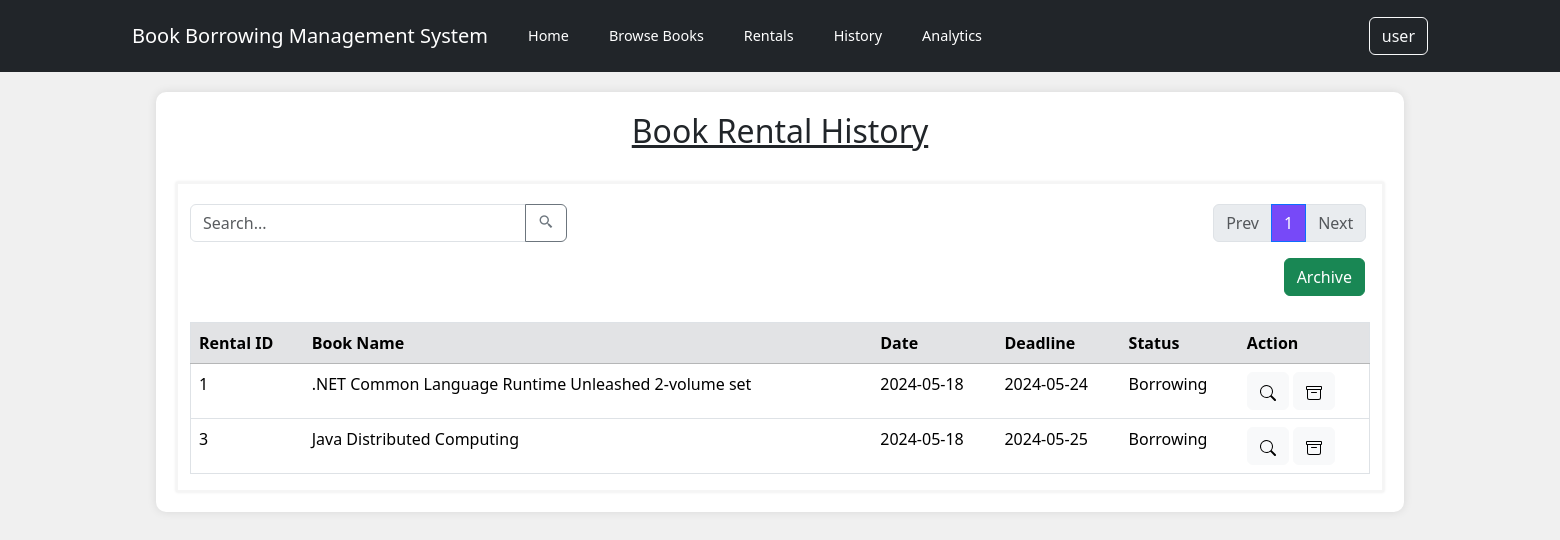
/reservationHistory.php (signed in), run on an earlier commit of the app's database.
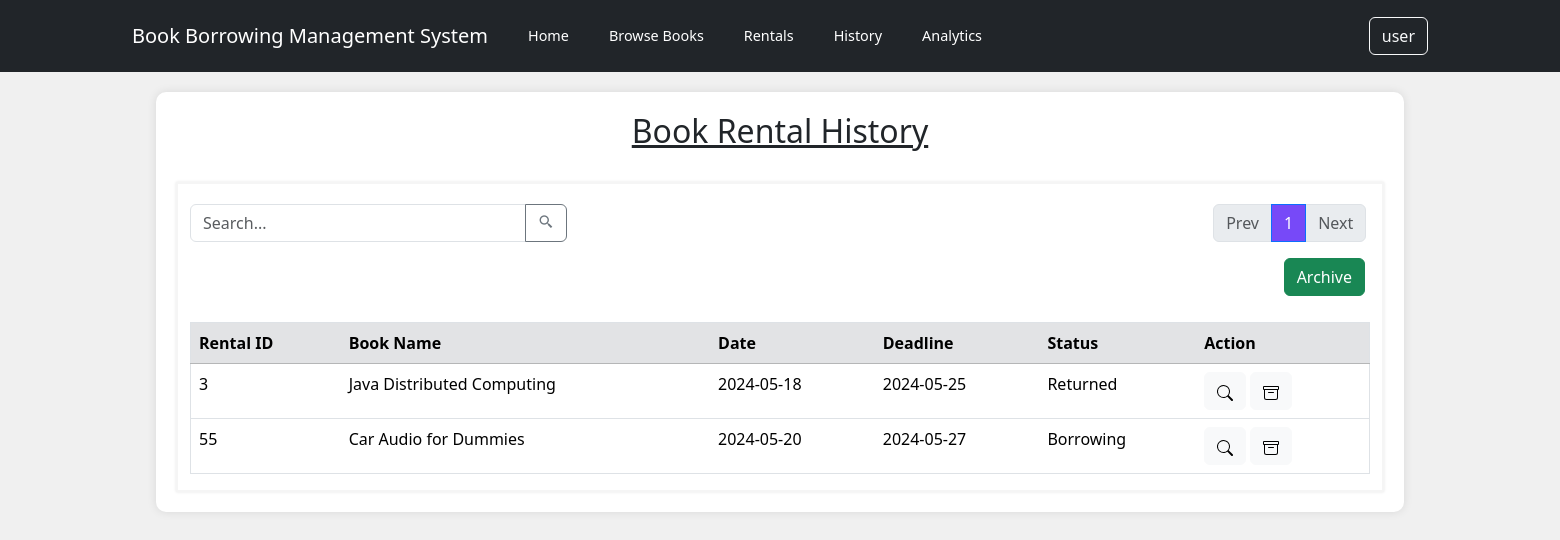
And on a later commit of the database.
### tables this page shows
CREATE TABLE `history` (
  `rental_ID` int(5) NOT NULL,
  `id` int(5) NOT NULL,
  `borrowID` int(5) NOT NULL,
  `status_ID` int(5) NOT NULL,
  `rental_deadline` date NOT NULL,
  `rental_remark` varchar(255) DEFAULT NULL,
  `archived` int(1) NOT NULL
);

CREATE TABLE `book` (
  `id` int(5) NOT NULL,
  `bookTitle` varchar(255) NOT NULL,
  `pagesNumber` int(5) NOT NULL,
  `authorName` varchar(255) NOT NULL,
  `quantity` int(5) NOT NULL,
  `isbn` varchar(255) NOT NULL,
  `genre` varchar(255) NOT NULL,
  `publicationCompany` varchar(255) NOT NULL,
  `bookCover` varchar(255) DEFAULT NULL
);

CREATE TABLE `borrow` (
  `borrowID` int(5) NOT NULL,
  `bookID` int(5) NOT NULL,
  `userID` int(5) NOT NULL,
  `time` varchar(4) NOT NULL,
  `date` date NOT NULL
);

CREATE TABLE `history_status` (
  `status_ID` int(5) NOT NULL,
  `status_name` varchar(10) NOT NULL,
  `status_desc` varchar(255) NOT NULL
);

### reservationHistory.php (the view, shortened to what this page needs)
<?php
include_once "./controllers/db_connection.php";
$records_per_page = 9;
if (isset($_GET['page']) && is_numeric($_GET['page'])) {
    $current_page = $_GET['page'];
} else {
    $current_page = 1;
}
$start_from = ($current_page - 1) * $records_per_page;
$userID = $_SESSION["id"];
$role = $_SESSION["role"];
if($role == "1"){
    $sql = "SELECT h.*, hs.status_name, u.id, bor.*, bo.bookTitle
            FROM ((((history h
            INNER JOIN history_status hs ON h.status_ID = hs.status_ID)
            INNER JOIN user u ON h.id = u.id)
            INNER JOIN borrow bor ON h.borrowID  = bor.borrowID)
            INNER JOIN book bo ON bor.bookID = bo.id)
            WHERE h.id = '$userID' AND h.archived = 0";
}
$sql .= " LIMIT $start_from, $records_per_page";
$result = mysqli_query($conn, $sql);
$total_pages_sql = "SELECT COUNT(*) AS total FROM history";
$result_total = mysqli_query($conn, $total_pages_sql);
$row_total = mysqli_fetch_assoc($result_total);
$total_records = $row_total['total'];
$total_pages = ceil($total_records / $records_per_page);
?>
<!DOCTYPE html>
<html lang="en">
<head>
    <link href="https://cdn.jsdelivr.net/npm/bootstrap@5.3.3/dist/css/bootstrap.min.css" rel="stylesheet">
    <link rel="stylesheet" href="./custom_css/navbar.css">
    <link rel="stylesheet" href="./custom_css/layout.css">
    <link rel="stylesheet" href="./custom_css/reservationHistory.css">
    <link href='https://unpkg.com/boxicons@2.1.4/css/boxicons.min.css' rel='stylesheet'>
</head>
<body>
    <nav class="navbar navbar-expand-lg navbar-dark bg-dark">
        <div class="container">
            <div class="row">
                <div class="col">
                    <p class="navbar-brand">Book Borrowing Management System</p>
                </div>
                <div class="col">
                    <a class="navbar-brand navbar-link" href="./homepage.php">Home</a>
                </div>
                <div class="col">
                    <a class="navbar-brand navbar-link" href="./bookCatalogueManage.php">Browse Books</a>
                </div>
                <div class="col">
                    <a class="navbar-brand navbar-link" href="#">Rentals</a>
                </div>
                <div class="col">
                    <a class="navbar-brand navbar-link" href="./reservationHistory.php">History</a>
                </div>
                <div class="col">
                    <a class="navbar-brand navbar-link" href="#">Analytics</a>
                </div>
            </div>
            <form class="d-flex" action="<?php echo htmlspecialchars($_SERVER["PHP_SELF"]); ?>" method="post">
                <div class="dropdown">
                    <button class="btn btn-outline-light" type="button" id="dropdownMenuButton" data-bs-toggle="dropdown" aria-expanded="false">
                        <?php echo htmlspecialchars($_SESSION["username"]); ?>
                    </button>
                </div>
            </form>
        </div>
    </nav>
    <div class="container container-main">
        <h2 style="text-align:center;"><u>Book Rental History</u></h2>
        <br>
        <div class="container container-sub">
            <div class="row">
                <div class="col-md-4">
                    <form class="input-group mb-3" action="reservationSearch.php" method="post">
                        <input type="text" class="form-control" placeholder="Search..." aria-label="Search" aria-describedby="basic-addon2" name="search">
                        <button class="btn btn-outline-secondary" type="submit" id="button-addon2">
                            <i class='bx bx-search-alt-2'></i></button>
                    </form>
                </div>
                <div style="z-index: 10; position:absolute; right:-77%;">
                    <nav aria-label="Page navigation example">
                        <ul class="pagination">
                            <li class="page-item <?php echo ($current_page == 1) ? 'disabled' : ''; ?>">
                                <a class="page-link" href="<?php echo ($current_page == 1) ? '#' : 'reservationHistory.php?page=' . ($current_page - 1); ?>">Prev</a>
                            </li>
                            <?php for ($i = 1; $i <= $total_pages; $i++) : ?>
                                <li class="page-item <?php echo ($i == $current_page) ? 'active' : ''; ?>">
                                    <a class="page-link" style="background-color: #7749F8;" href="reservationHistory.php?page=<?php echo $i; ?>"><?php echo $i; ?></a>
                                </li>
                            <?php endfor; ?>
                            <li class="page-item <?php echo ($current_page == $total_pages) ? 'disabled' : ''; ?>">
                                <a class="page-link" href="<?php echo ($current_page == $total_pages) ? '#' : 'reservationHistory.php?page=' . ($current_page + 1); ?>">Next</a>
                            </li>
                        </ul>
                    </nav>
                </div>
                <div class="row">
                    <p>
                    <button class="btn btn-success" type="button" id="button-addon2" style="z-index: 10; position:absolute; right: 12.5%;" onclick="window.location.href='/bbms/reservationArchive.php';">Archive</button>
                    </p>
                </div>
            </div>
            <br><br>
                <form method="post">
                    <table border="1" class="table table-hover" style="width: 100%">
                        <tr class="thread">
                            <th class="table-secondary" scope="col">Rental ID</th>
                            <th class="table-secondary" scope="col">Book Name</th>
                            <th class="table-secondary" scope="col">Date</th>
                            <th class="table-secondary" scope="col">Deadline</th>
                            <th class="table-secondary" scope="col">Status</th>
                            <th class="table-secondary" scope="col">Action</th>
                        </tr>
                        <tr>
                            <?php  if (mysqli_num_rows($result) > 0){
                                while($row = mysqli_fetch_assoc($result)){
                                $rentID = $row["rental_ID"];
                                $bookTitle = $row["bookTitle"];
                                $date = $row["date"];
                                $deadline = $row["rental_deadline"];
	                            $status = $row["status_name"];
                            ?>
                                <td><?php echo $rentID; ?></td>
		                        <td><?php echo $bookTitle; ?></td>
                                <td><?php echo $date; ?></td>
                                <td><?php echo $deadline; ?></td>
                                <td><?php echo $status; ?></td>
		                        <td>
                                <a><button class="btn btn-light" type="button" onclick="window.location.href='/bbms/reservationView.php?historyid=<?php echo $rentID; ?>';"><svg xmlns="http://www.w3.org/2000/svg" width="16" height="16" fill="currentColor" class="bi bi-search" viewBox="0 0 16 16"><path d="M11.742 10.344a6.5 6.5 0 1 0-1.397 1.398h-.001q.044.06.098.115l3.85 3.85a1 1 0 0 0 1.415-1.414l-3.85-3.85a1 1 0 0 0-.115-.1zM12 6.5a5.5 5.5 0 1 1-11 0 5.5 5.5 0 0 1 11 0"/></svg></button></a>
                                <a><button class="btn btn-light" type="button" onclick="Confirm()"></button></a>
		                        </td>
	                    </tr>
                        <?php
                                }
                            }
                            else{
                                echo "0 results";
                            }
                        ?>
                    </table>
                </form>
            </div>
        </div>
</body>
</html>

### custom_css/navbar.css (style rules this page uses)
.navbar-brand { display: flex; align-items: center; justify-content: center; height: 100%; }
.navbar-link { font-size: 0.9rem; }

### custom_css/layout.css (style rules this page uses)
body { background-color: #f0f0f0; }
.container-main { margin-top: 20px; margin-left: auto; margin-right: auto; width: 80%; padding: 20px; background-color: white; border-radius: 10px; box-shadow: 0px 0px 10px rgba(0, 0, 0, 0.1); }
.dropdown { position: relative; display: inline-block; }

### custom_css/reservationHistory.css (style rules this page uses)
.container-sub { box-shadow: 0px 0px 3px rgba(0, 0, 0, 0.1); border: 2px solid whitesmoke; }
.container-sub .input-group, .container-sub .dropdown, .container-sub .pagination { margin-top: 20px; }

What changed in the data, as far as the page shows it:
no longer on this page (row edited): history: rental_ID "1", book.bookTitle ".NET Common Language Runtime Unleashed 2-volume set", borrowID.date "2024-05-18", rental_deadline "2024-05-24", status_ID.status_name "Borrowing"
changed history "Java Distributed Computing": status_ID.status_name "Borrowing" → "Returned"
added history: rental_ID "55", book.bookTitle "Car Audio for Dummies", borrowID.date "2024-05-20", rental_deadline "2024-05-27", status_ID.status_name "Borrowing"
